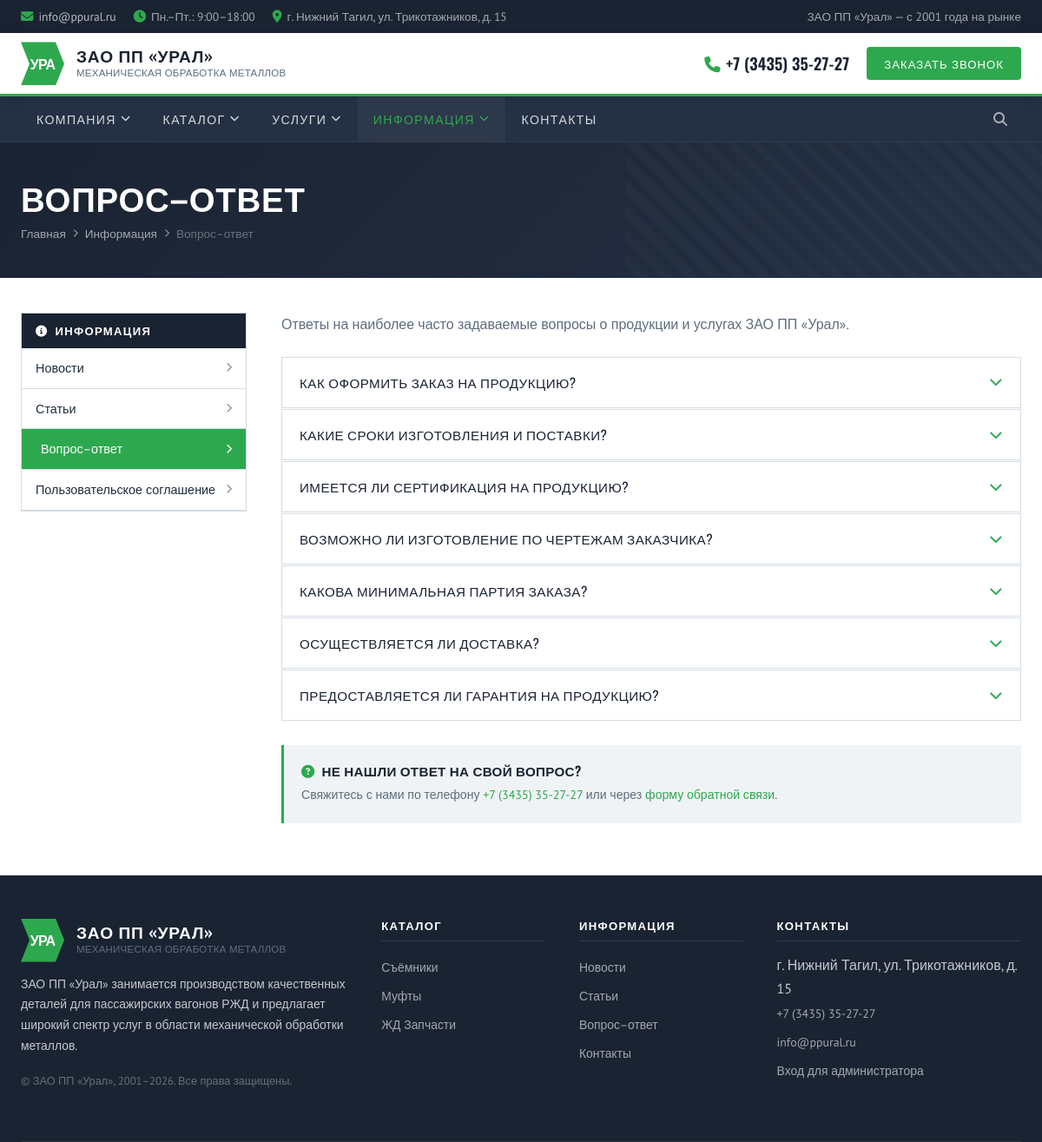
Page /info/faq/ on the committed database.
### tables this page shows
CREATE TABLE categories (
            id INTEGER PRIMARY KEY AUTOINCREMENT,
            name TEXT NOT NULL,
            slug TEXT NOT NULL UNIQUE,
            description TEXT,
            sort_order INTEGER NOT NULL DEFAULT 0,
            is_active INTEGER NOT NULL DEFAULT 1,
            created_at TEXT NOT NULL DEFAULT CURRENT_TIMESTAMP
        );

### app.py (the view)
@app.route('/info/faq/')
def info_faq():
    return render_template('info/faq.html', active='info')

### app.py (called while the page is built)
def get_db():
    if 'db' not in g:
        g.db = sqlite3.connect(DB_PATH)
        g.db.row_factory = sqlite3.Row
    return g.db

def query_db(query, args=(), one=False):
    cur = get_db().execute(query, args)
    rows = cur.fetchall()
    cur.close()
    return (rows[0] if rows else None) if one else rows

@app.context_processor
def inject_globals():
    categories = []
    recent_news = []
    try:
        categories = query_db('SELECT * FROM categories WHERE is_active = 1 ORDER BY sort_order, name')
        recent_news = query_db(
            'SELECT * FROM news WHERE is_published = 1 ORDER BY COALESCE(published_at, created_at) DESC LIMIT 3'
        )
    except sqlite3.OperationalError:
        pass
    return {
        'nav_categories': categories,
        'footer_recent_news': recent_news,
        'is_admin_logged_in': bool(session.get('admin_id')),
    }

### templates/info/faq.html (shortened to what this page needs)
{% extends "base.html" %}
{% from "info/_sidebar.html" import info_sidebar %}
{% block content %}
<div class="page-banner">
  <div class="container">
    <h1>Вопрос–ответ</h1>
    <div class="breadcrumb">
      <a href="{{ url_for('index') }}">Главная</a>
      <i class="fa fa-chevron-right"></i>
      <a href="{{ url_for('info_index') }}">Информация</a>
      <i class="fa fa-chevron-right"></i>
      <span>Вопрос–ответ</span>
    </div>
  </div>
</div>
<div class="container">
  <div class="page-layout">
    {{ info_sidebar('faq') }}
    <div>
      <p style="color: var(--gray); margin-bottom: 24px;">Ответы на наиболее часто задаваемые вопросы о продукции и услугах ЗАО ПП «Урал».</p>
      <div class="faq-list">
        {% for faq in faqs %}
        <div class="faq-item">
          <div class="faq-question">
            {{ faq[0] }}
            <i class="fa fa-chevron-down"></i>
          </div>
        </div>
        {% endfor %}
      </div>
      <div class="info-card" style="margin-top: 28px;">
        <h4><i class="fa fa-question-circle text-green" style="margin-right:8px;"></i>Не нашли ответ на свой вопрос?</h4>
        <p>Свяжитесь с нами по телефону <a href="tel:+73435352727">+7 (3435) 35-27-27</a> или через <a href="{{ url_for('contacts') }}">форму обратной связи</a>.</p>
      </div>
    </div>
  </div>
</div>
{% endblock %}

### templates/base.html (shortened to what this page needs)
<!DOCTYPE html>
<html lang="ru">
<head>
  <link rel="stylesheet" href="https://cdnjs.cloudflare.com/ajax/libs/font-awesome/6.5.0/css/all.min.css">
  <link rel="stylesheet" href="{{ url_for('static', filename='css/style.css') }}">
</head>
<body>
  <div class="header-top">
    <div class="container">
      <div class="header-top-contacts">
        <span><i class="fa fa-envelope"></i><a href="mailto:info@ppural.ru">info@ppural.ru</a></span>
        <span><i class="fa fa-clock"></i> Пн.–Пт.: 9:00–18:00</span>
        <span><i class="fa fa-map-marker-alt"></i> г. Нижний Тагил, ул. Трикотажников, д. 15</span>
      </div>
      <div>
        ЗАО ПП «Урал» — с 2001 года на рынке
      </div>
    </div>
  </div>
  <header class="header-main">
    <div class="container">
      <a href="{{ url_for('index') }}" class="logo">
        <div class="logo-icon"><span>УРА</span></div>
        <div class="logo-text">
          <strong>ЗАО ПП «Урал»</strong>
          <small>Механическая обработка металлов</small>
        </div>
      </a>
      <div class="header-contact">
        <a href="tel:+73435352727" class="header-phone"><i class="fa fa-phone"></i>+7 (3435) 35-27-27</a>
        <button class="btn-callback" onclick="window.location.href='{{ url_for('contacts') }}'">Заказать звонок</button>
      </div>
    </div>
  </header>
  <nav class="navbar">
    <div class="container">
      <ul class="nav-list">
        <li class="nav-item">
          <a href="{{ url_for('company_about') }}" class="nav-link {% if active=='company' %}active{% endif %}">
            Компания <i class="fa fa-chevron-down"></i>
          </a>
        </li>
        <li class="nav-item">
          <a href="{{ url_for('catalog_index') }}" class="nav-link {% if active=='catalog' %}active{% endif %}">
            Каталог <i class="fa fa-chevron-down"></i>
          </a>
        </li>
        <li class="nav-item">
          <a href="{{ url_for('services_index') }}" class="nav-link {% if active=='services' %}active{% endif %}">
            Услуги <i class="fa fa-chevron-down"></i>
          </a>
        </li>
        <li class="nav-item">
          <a href="{{ url_for('info_index') }}" class="nav-link {% if active=='info' %}active{% endif %}">
            Информация <i class="fa fa-chevron-down"></i>
          </a>
        </li>
        <li class="nav-item">
          <a href="{{ url_for('contacts') }}" class="nav-link {% if active=='contacts' %}active{% endif %}">Контакты</a>
        </li>
      </ul>
      <div class="d-flex">
        <a href="{{ url_for('info_news') }}" class="nav-search" title="Новости"><i class="fa fa-search"></i></a>
      </div>
    </div>
  </nav>
  <main>
    {% block content %}{% endblock %}
  </main>
  <footer class="footer">
    <div class="container">
      <div class="footer-grid">
        <div class="footer-brand">
          <a href="{{ url_for('index') }}" class="logo" style="margin-bottom:0;">
            <div class="logo-icon"><span>УРА</span></div>
            <div class="logo-text">
              <strong style="color:white;">ЗАО ПП «Урал»</strong>
              <small>Механическая обработка металлов</small>
            </div>
          </a>
          <p>ЗАО ПП «Урал» занимается производством качественных деталей для пассажирских вагонов РЖД и предлагает широкий спектр услуг в области механической обработки металлов.</p>
          <p style="font-size:0.8rem; opacity:0.45;">© ЗАО ПП «Урал», 2001–2026. Все права защищены.</p>
        </div>
        <div class="footer-col">
          <h4>Каталог</h4>
          {% for category in nav_categories %}
            <a href="{{ url_for('catalog_category', slug=category.slug) }}">{{ category.name }}</a>
          {% endfor %}
        </div>
        <div class="footer-col">
          <h4>Информация</h4>
          <a href="{{ url_for('info_news') }}">Новости</a>
          <a href="{{ url_for('info_articles') }}">Статьи</a>
          <a href="{{ url_for('info_faq') }}">Вопрос–ответ</a>
          <a href="{{ url_for('contacts') }}">Контакты</a>
        </div>
        <div class="footer-col">
          <h4>Контакты</h4>
          <span>г. Нижний Тагил, ул. Трикотажников, д. 15</span>
          <a href="tel:+73435352727">+7 (3435) 35-27-27</a>
          <a href="mailto:info@ppural.ru">info@ppural.ru</a>
          <a href="{{ url_for('admin_login') }}">Вход для администратора</a>
        </div>
      </div>
    </div>
  </footer>
</body>
</html>

### rows in the picture
categories: name "Съёмники"
categories: name "Муфты"
categories: name "ЖД Запчасти"

### other values in the picture
{{ faq[0] }} "КАК ОФОРМИТЬ ЗАКАЗ НА ПРОДУКЦИЮ?" "КАКИЕ СРОКИ ИЗГОТОВЛЕНИЯ И ПОСТАВКИ?" "ИМЕЕТСЯ ЛИ СЕРТИФИКАЦИЯ НА ПРОДУКЦИЮ?" "ВОЗМОЖНО ЛИ ИЗГОТОВЛЕНИЕ ПО ЧЕРТЕЖАМ ЗАКАЗЧИКА?" "КАКОВА МИНИМАЛЬНАЯ ПАРТИЯ ЗАКАЗА?" "ОСУЩЕСТВЛЯЕТСЯ ЛИ ДОСТАВКА?" "ПРЕДОСТАВЛЯЕТСЯ ЛИ ГАРАНТИЯ НА ПРОДУКЦИЮ?"
